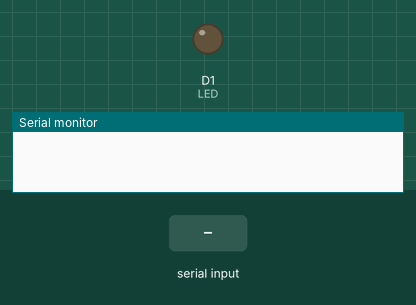
A sketch run on a simulated ESP8266 (NodeMCU). Shown: output pins drawn as LEDs (lit = HIGH), the last lines printed to the serial monitor. Dashed ring = blinking. The test bench sets the inputs (shaded band).

Above: at 1.2 s.
1.3 s: "5\n" received over Serial
At 2.1 s:
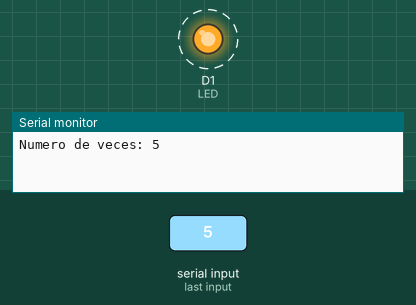
Timing chart, 0 to 11.8 s (numbered marks = the images above; inputs shaded):
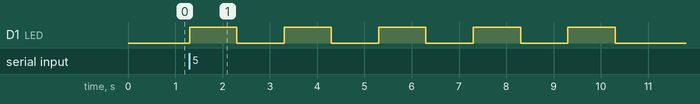

The sketch:

Practica3.ino
```cpp
int option;
#define LED D1

void setup() {
  Serial.begin(9600);
  pinMode(LED, OUTPUT);
}

void loop() {
    if (Serial.available() > 0) {
      option = Serial.parseInt();
      Serial.print("Numero de veces: ");
      Serial.println(option);

      if (option >= 1 && option <= 9){
        for(int i=0; i < option; i++){
          digitalWrite(LED, HIGH);
          delay(1000);
          digitalWrite(LED, LOW);
          delay(1000);
        }
      }else if(option >= 10){
        Serial.println("Solo un numero del 1 al 9");
      }
    }
}
```

Measured:
- after the input at 1.3 s, D1 (LED): alternates HIGH for 1.0 s and LOW for 1.0 s, starting at once
